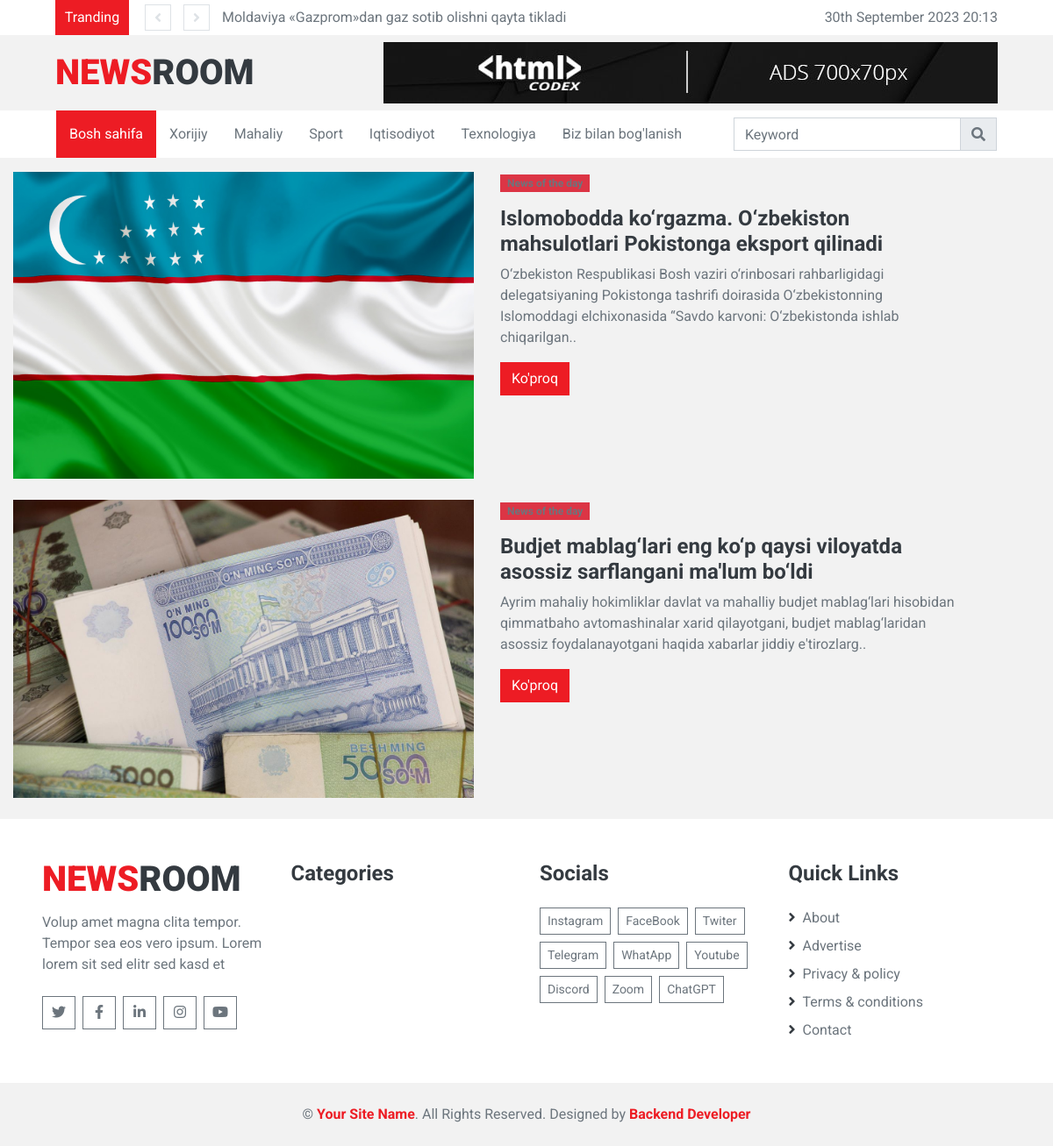
The app's page /mahalliy/ with its own data.
### news_app/models.py (models this page shows, shortened)
class New(models.Model):
    class Status(models.TextChoices):
        Draft = "DF","Draft"
        Published = "PD","Published"
    title = models.CharField(max_length=300)
    slug = models.SlugField(max_length=300)
    body = models.TextField()
    image = models.ImageField(upload_to='news_img')
    category = models.ForeignKey(Category, on_delete=models.CASCADE)
    publish_time = models.DateTimeField(default=timezone.now)
    created_time = models.DateTimeField(auto_now_add=True)
    update_time = models.DateTimeField(auto_now=True)
    status = models.CharField(max_length=2,
                              choices=Status.choices,
                              default=Status.Draft
                              )
    objects = models.Manager()
    published = PublishedManager()
    class Meta:
        ordering = ["-publish_time"]
    def get_absolute_url(self):
        return reverse('news_detail' ,args=[self.slug])

### news_app/views.py (the view)
# urls.py: path('mahalliy/', LocalNewView.as_view(), name='mahaliy_news_page'),
class LocalNewView(ListView):
    model = New
    template_name = 'news/mahalliy.html'
    context_object_name = 'mahalliy_yangiliklar'
    def get_queryset(self):
        news = self.model.published.all().filter(category__name='Mahaliy')
        return news

### news_app/context_processor.py (called while the page is built)
def latest_news(request):
    latest_news = New.published.all().order_by("-publish_time")[:10]
    context = {
        'latest_news':latest_news
    }
    return context

### news_app/models.py (called while the page is built)
    def get_queryset(self):
        return super().get_queryset().filter(status=New.Status.Published)

### templates/news/mahalliy.html (shortened to what this page needs)
{% extends 'news/base.html' %}
{% load static %}
{% block content  %}
{% for news in mahalliy_yangiliklar %}
<div class="row container" style="justify-content: space-around;">
    <div class="col-md-6 mb-4">
        <div class="bg-image hover-overlay ripple shadow-2-strong rounded-5" data-mdb-ripple-color="light">
            <img src="{{news.image.url}}" class="img-fluid"/>
        </div>
    </div>
    <div class="col-md-6 mb-4">
        <span class="badge bg-danger px-2 py-1 shadow-1-strong mb-3">News of the day</span>
        <h4><strong>{{news.title}}</strong></h4>
        <p class="text-muted">
            {{news.body|slice:"200"}}..
        </p>
        <a href="{{news.get_absolute_url}}"><button type="button" class="btn btn-primary">Ko'proq</button></a>
    </div>
</div>
{% endfor %}
{% endblock %}

### templates/news/base.html (shortened to what this page needs)
{% load static %}
<!DOCTYPE html>
<html lang="en">
<head>
        <link rel="stylesheet" href="{% static 'style.css' %}">
        <link href="https://cdnjs.cloudflare.com/ajax/libs/font-awesome/5.15.0/css/all.min.css" rel="stylesheet">
        <link href="{% static 'lib/owlcarousel/assets/owl.carousel.min.css' %}" rel="stylesheet">
        <link href="{% static 'css/style.css' %}" rel="stylesheet">
</head>
<body>
        <div class="container-fluid">
            <div class="row align-items-center bg-light px-lg-5">
                <div class="col-12 col-md-8">
                    <div class="d-flex justify-content-between">
                        <div class="bg-primary text-white text-center py-2" style="width: 100px;">Tranding</div>
                        <div class="owl-carousel owl-carousel-1 tranding-carousel position-relative d-inline-flex align-items-center ml-3" style="width: calc(100% - 100px); padding-left: 90px;">
                            {% for mequre in latest_news %}
                                <div class="text-truncate"><a class="text-secondary" href="{{mequre.get_absolute_url}}">{{mequre.title}}</a></div>
                            {% endfor %}
                        </div>
                    </div>
                </div>
                <div class="col-md-4 text-right d-none d-md-block">
                    {% now "jS F Y H:i" %}
                </div>
            </div>
            <div class="row align-items-center py-2 px-lg-5">
                <div class="col-lg-4">
                    <a href="{% url 'home_page' %}" class="navbar-brand d-none d-lg-block">
                        <h1 class="m-0 display-5 text-uppercase"><span class="text-primary">News</span>Room</h1>
                    </a>
                </div>
                <div class="col-lg-8 text-center text-lg-right">
                    <img class="img-fluid" src="{% static 'img/ads-700x70.jpg' %}" alt="">
                </div>
            </div>
        </div>
        <div class="container-fluid p-0 mb-3">
            <nav class="navbar navbar-expand-lg bg-light navbar-light py-2 py-lg-0 px-lg-5">
                <div class="collapse navbar-collapse justify-content-between px-0 px-lg-3" id="navbarCollapse">
                    <div class="navbar-nav mr-auto py-0">
                        <a href="{% url 'home_page' %}" class="nav-item nav-link active">Bosh sahifa</a>
                        <a href="{% url 'xorij_news_page' %}" class="nav-item nav-link">Xorijiy</a>
                        <a href="{% url 'mahaliy_news_page' %}" class="nav-item nav-link">Mahaliy</a>
                        <a href="{% url 'sport_news_page' %}" class="nav-item nav-link">Sport</a>
                        <a href="{% url 'iqtisod_news_page' %}" class="nav-item nav-link">Iqtisodiyot</a>
                        <a href="{% url 'texno_news_page' %}" class="nav-item nav-link">Texnologiya</a>
                        <a href="{% url 'contact_page' %}" class="nav-item nav-link">Biz bilan bog'lanish</a>
                    </div>
                    <div class="input-group ml-auto" style="width: 100%; max-width: 300px;">
                        <input type="text" class="form-control" placeholder="Keyword">
                        <div class="input-group-append">
                            <button class="input-group-text text-secondary"><i
                                    class="fa fa-search"></i></button>
                        </div>
                    </div>
                </div>
            </nav>
        </div>
        {% block content %}
        {% endblock %}
    <div class="container-fluid bg-light pt-5 px-sm-3 px-md-5">
        <div class="row">
            <div class="col-lg-3 col-md-6 mb-5">
                <a href="index.html" class="navbar-brand">
                    <h1 class="mb-2 mt-n2 display-5 text-uppercase"><span class="text-primary">News</span>Room</h1>
                </a>
                <p>Volup amet magna clita tempor. Tempor sea eos vero ipsum. Lorem lorem sit sed elitr sed kasd et</p>
                <div class="d-flex justify-content-start mt-4">
                    <a class="btn btn-outline-secondary text-center mr-2 px-0" style="width: 38px; height: 38px;" href="#"><i class="fab fa-twitter"></i></a>
                    <a class="btn btn-outline-secondary text-center mr-2 px-0" style="width: 38px; height: 38px;" href="#"><i class="fab fa-facebook-f"></i></a>
                    <a class="btn btn-outline-secondary text-center mr-2 px-0" style="width: 38px; height: 38px;" href="#"><i class="fab fa-linkedin-in"></i></a>
                    <a class="btn btn-outline-secondary text-center mr-2 px-0" style="width: 38px; height: 38px;" href="#"><i class="fab fa-instagram"></i></a>
                    <a class="btn btn-outline-secondary text-center mr-2 px-0" style="width: 38px; height: 38px;" href="#"><i class="fab fa-youtube"></i></a>
                </div>
            </div>
            <div class="col-lg-3 col-md-6 mb-5">
                <h4 class="font-weight-bold mb-4">Categories</h4>
            </div>
            <div class="col-lg-3 col-md-6 mb-5">
                <h4 class="font-weight-bold mb-4">Socials</h4>
                <div class="d-flex flex-wrap m-n1">
                    <a href="https://www.instagram.com/murodulla_dev/" class="btn btn-sm btn-outline-secondary m-1">Instagram</a>
                    <a href="https://www.facebook.com/profile.php?id=100082918335432" class="btn btn-sm btn-outline-secondary m-1">FaceBook</a>
                    <a href="https://twitter.com/?lang=ru" class="btn btn-sm btn-outline-secondary m-1">Twiter</a>
                    <a href="https://t.me/Murodulla_developer" class="btn btn-sm btn-outline-secondary m-1">Telegram</a>
                    <a href="https://www.whatsapp.com/?lang=ru" class="btn btn-sm btn-outline-secondary m-1">WhatApp</a>
                    <a href="https://www.youtube.com/" class="btn btn-sm btn-outline-secondary m-1">Youtube</a>
                    <a href="https://discord.com/" class="btn btn-sm btn-outline-secondary m-1">Discord</a>
                    <a href="https://zoom.us/" class="btn btn-sm btn-outline-secondary m-1">Zoom</a>
                    <a href="https://chat.openai.com/" class="btn btn-sm btn-outline-secondary m-1">ChatGPT</a>
                </div>
            </div>
            <div class="col-lg-3 col-md-6 mb-5">
                <h4 class="font-weight-bold mb-4">Quick Links</h4>
                <div class="d-flex flex-column justify-content-start">
                    <a class="text-secondary mb-2" href="#"><i class="fa fa-angle-right text-dark mr-2"></i>About</a>
                    <a class="text-secondary mb-2" href="#"><i class="fa fa-angle-right text-dark mr-2"></i>Advertise</a>
                    <a class="text-secondary mb-2" href="#"><i class="fa fa-angle-right text-dark mr-2"></i>Privacy & policy</a>
                    <a class="text-secondary mb-2" href="#"><i class="fa fa-angle-right text-dark mr-2"></i>Terms & conditions</a>
                    <a class="text-secondary" href="{% url 'contact_page' %}"><i class="fa fa-angle-right text-dark mr-2"></i>Contact</a>
                </div>
            </div>
        </div>
    </div>
    <div class="container-fluid py-4 px-sm-3 px-md-5">
        <p class="m-0 text-center">
            &copy; <a class="font-weight-bold" href="#">Your Site Name</a>. All Rights Reserved.
			Designed by <a class="font-weight-bold" href="">Backend Developer</a>
        </p>
    </div>
</body>
</html>

### static/style.css (style rules this page uses)
* { padding: 0; }

### records on screen
New: title "Moldaviya «Gazprom»dan gaz sotib olishni qayta tikladi"
New: image (picture), title "Islomobodda ko‘rgazma. O‘zbekiston mahsulotlari Pokistonga eksport qilinadi", body "O‘zbekiston Respublikasi Bosh vaziri o‘rinbosari rahbarligidagi delegatsiyaning Pokistonga tashrifi doirasida O‘zbekistonning Islomoddagi elchixonasida “Savdo karvoni: O‘zbekistonda ishlab chiqarilgan"
New: image (picture), title "Budjet mablag‘lari eng ko‘p qaysi viloyatda asossiz sarflangani ma'lum bo‘ldi", body "Ayrim mahaliy hokimliklar davlat va mahalliy budjet mablag‘lari hisobidan qimmatbaho avtomashinalar xarid qilayotgani, budjet mablag‘laridan asossiz foydalanayotgani haqida xabarlar jiddiy e'tirozlarg"
